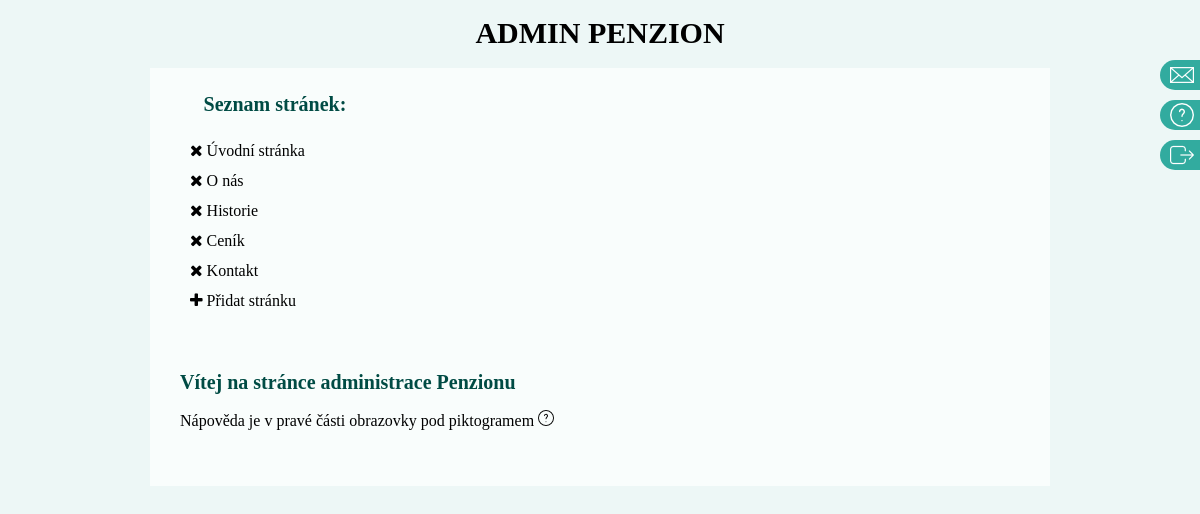
/admin.php (signed in), run on the app's committed database.
### tables this page shows
CREATE TABLE `page` (
  `id` varchar(255) NOT NULL,
  `title` varchar(255) NOT NULL,
  `menu` varchar(255) NOT NULL,
  `content` text,
  `page_order` int(10) UNSIGNED DEFAULT NULL
);

### data.php (called while the page is built, shortened)
<?php
require_once 'libdb.php';
class page
{
    protected $menu;
    function __construct($id,$title,$menu)
    {
        $this->menu=$menu;
    }
    function getMenu()
    {
        return $this->menu;
    }
}
$pages=DB::doSql("SELECT * FROM page ORDER BY page_order");
$listOfPages=array();
foreach($pages as $instance)
{
    $listOfPages[$instance['id']]=new page($instance['id'],$instance['title'],$instance['menu']);
}

### libdb.php (called while the page is built, shortened)
<?php
class DB {
    protected static $db;
    static function init($databaseName) {
        self::$db = mysqli_connect("yourServer", "yourUser", "yourPassword");
        mysqli_set_charset(self::$db, "utf8");
        mysqli_select_db(self::$db, $databaseName);
    }
    static function doSql($sql) {
        $result = mysqli_query(self::$db, $sql);
        if ($result === false) {
            throw new Exception("Spatny sql: (".$sql.") Err: " . mysqli_error(self::$db));
        }
        elseif ($result === true) {
        } else {
            $rows = array();
            while ($row = mysqli_fetch_assoc($result)) {
                $rows[] = $row;
            }
            return $rows;
        }
    }
}

### admin.php (the view, shortened to what this page needs)
<?php
require_once 'data.php';
$war = 0;
if (array_key_exists('admin', $_SESSION)) {
    $actPage = NULL;
}
?>
<html>
    <head>
        <link rel="stylesheet" href="css/style_admin.css">
        <link rel="stylesheet" href="css/font-awesome.min.css">
    </head>
    <body>
        <div id="container">
        <header>
        <?php
        if (array_key_exists('action', $_GET) && $_GET['action'] == 'mess') {
            echo "<h1>Došlé zprávy</h1>";
        } else {
            echo "<h1>Admin penzion</h1>";
        }
        ?>
        </header>
        <?php
        if (!array_key_exists('admin', $_SESSION)) {
            ?>
        <form id="first" action="" method="POST" >
            <?php if ($war == 1) {
                echo "<span class='upozorneni'>Špatné heslo!</span><br />";
            } ?>
            <i class="fa fa-sign-in" aria-hidden="true"></i> Heslo: <input type="password" name='psswd' />
            <input type="submit" value="Přihlásit" /><br /><br /><br />
        </form>
        <?php
    } else {
        if (array_key_exists('action', $_GET) && $_GET['action'] == 'mess') {
            echo "<div id='adminw'><a href='?action=adminw'>administrace</a></div>";
        } else {
            echo "<div id='mess'><a href='?action=mess'>zprávy</a></div>";
        }
        echo "<div id='help'><a href='?action=help'>nápověda</a></div>";
        echo "<div id='log'><a href='?logout'>odhlásit se</a></div>";
        ?>
        <section>
        <?php
     if (!((array_key_exists('action', $_GET)) && ($_GET['action'] == 'mess'))) {
        echo "<div class='polozky'>
            <h2>Seznam stránek:</h2>
        <ul id='editMenu'>";
        foreach ($listOfPages as $pageId => $parametersOfPage) {
            if ($parametersOfPage->getMenu() != "") {
                echo "<li dataPageId='$pageId'>";
                echo "<a id='cross' href='?action=delete&page=$pageId'><i class='fa fa-times' aria-hidden='true'></i></a> ";
                echo "<a href='?page=$pageId'>{$parametersOfPage->getMenu()}</a>";
                echo "</li>";
            }
        }
        ?>
                <li>
                    <a href="?action=create"><i class="fa fa-plus" aria-hidden="true"></i> Přidat stránku</a>
                </li>
            </ul>
                </div>
<?php       } ?>
                    <?php
                    if ($actPage != NULL) {
                        echo "<div class='part'>";
                        if ($actPage->getId()) {
                            echo "<h2>Editace stránky [{$actPage->getId()}]:</h2>";
                        } else {
                            echo "<h2>Vytvoření nové stránky: </h2>";
                        }
                        ?>
                <script src="https://cloud.tinymce.com/stable/tinymce.min.js"></script>
                <script>tinymce.init({
                        selector: 'textarea',
                        plugins: "code",
                        toolbar: "code",
                        menubar: "tools"
                    });</script>
                <form method="POST">
                    <table>
                        <tr><td>id: </td><td><input type="text" name="id" value="<?php echo htmlspecialchars($actPage->getId()); ?>"></td></tr>
                        <tr><td>titulek:</td><td><input type="text" name="title" value="<?php echo htmlspecialchars($actPage->getTitle()); ?>"></td></tr>
                        <tr><td>menu:</td><td><input type="text" name="menu" value="<?php echo htmlspecialchars($actPage->getMenu()); ?>"></td></tr>
                    </table>
                    <textarea  rows="40" cols="50" name='content'>
                    <?php
                    echo htmlspecialchars($actPage->getContent());
                    ?>
                    </textarea>
                    <input type="submit" value="Editovat" />
                </form>
            </div>
        <?php
    } else {
        ?>
                    <div class='part'>
                        <h2>Vítej na stránce administrace Penzionu</h2>
                        <p>Nápověda je v pravé části obrazovky pod piktogramem <img src="images/question.png"></p>
                    </div>
        <?php
    }
}
?>
        </section>
    </div>
</body>
</html>

### css/style_admin.css (style rules this page uses)
body { background: #edf7f6; }
#log, #mess, #help, #adminw, a { -webkit-transition: all 0.3s ease-out; -o-transition: all 0.3s ease-out; -ms-transition: all 0.3s ease-out; -moz-transition: all 0.3s ease-out; transition: all 0.3s ease-out; }
h1, h1 a { text-decoration: none; color: #000; text-align: center; line-height: 50px; text-transform: uppercase; margin: 0; font-size: 30px; }
h2 { color: #004b44; margin: 0; margin-top: 15px; font-size: 20px; }
#container { width: 900px; margin: auto; }
header { height: 50px; }
section { padding: 20px; padding-top: 0; background: #f9fdfc; position: relative; margin-top: 10px; min-height: 300px; }
.polozky { width: 190px; padding: 10px; position: relative; }
.polozky h2 { text-align: center; }
.help, .mess, .part { padding: 10px; padding-bottom: 20px; }
#editMenu { padding: 10px 0; list-style: none; margin: 10px; }
#editMenu li a { line-height: 30px; color: #000; text-decoration: none; }
#log, #mess, #help, #adminw { z-index: 5000; position: fixed; right: 0; width: 40px; height: 30px; border-radius: 25px 0 0 25px; }
#mess { background: #32ab9f url("../images/mess.png") 10px center no-repeat; top: 60px; }
#help { background: #32ab9f url("../images/help.png") 10px center no-repeat; top: 100px; }
#log { background: #32ab9f url("../images/logout.png") 10px center no-repeat; top: 140px; }
@media screen and (min-width: 480px) { #container { width: 93% } }
@media screen and (min-width: 740px) { #container { width: 95% } }
@media screen and (min-width: 960px) { #container { width: 960px; } }
@media screen and (min-width: 1015px) { #container { width: 900px; } }

### data on the page
page: menu "Úvodní stránka"
page: menu "O nás"
page: menu "Historie"
page: menu "Ceník"
page: menu "Kontakt"
